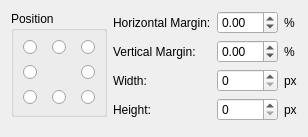
<?xml version="1.0" encoding="UTF-8"?>
<ui version="4.0">
 <class>ImageSettingWidget</class>
 <widget class="QWidget" name="ImageSettingWidget">
  <property name="geometry">
   <rect>
    <x>0</x>
    <y>0</y>
    <width>288</width>
    <height>131</height>
   </rect>
  </property>
  <property name="windowTitle">
   <string>Form</string>
  </property>
  <layout class="QHBoxLayout" name="horizontalLayout" stretch="0,1">
   <item>
    <layout class="QVBoxLayout" name="verticalLayout">
     <item>
      <widget class="QGroupBox" name="positionGroupBox">
       <property name="title">
        <string>Position</string>
       </property>
       <layout class="QGridLayout" name="gridLayout">
        <property name="horizontalSpacing">
         <number>15</number>
        </property>
        <property name="verticalSpacing">
         <number>10</number>
        </property>
        <item row="0" column="0">
         <widget class="QRadioButton" name="topLeftRadioButton">
          <property name="text">
           <string/>
          </property>
         </widget>
        </item>
        <item row="0" column="1">
         <widget class="QRadioButton" name="topRadioButton">
          <property name="text">
           <string/>
          </property>
         </widget>
        </item>
        <item row="0" column="2">
         <widget class="QRadioButton" name="topRightRadioButton">
          <property name="text">
           <string/>
          </property>
         </widget>
        </item>
        <item row="1" column="0">
         <widget class="QRadioButton" name="leftRadioButton">
          <property name="text">
           <string/>
          </property>
         </widget>
        </item>
        <item row="1" column="2">
         <widget class="QRadioButton" name="rightRadioButton">
          <property name="text">
           <string/>
          </property>
         </widget>
        </item>
        <item row="2" column="0">
         <widget class="QRadioButton" name="bottomLeftRadioButton">
          <property name="text">
           <string/>
          </property>
         </widget>
        </item>
        <item row="2" column="1">
         <widget class="QRadioButton" name="bottomRadioButton">
          <property name="text">
           <string/>
          </property>
         </widget>
        </item>
        <item row="2" column="2">
         <widget class="QRadioButton" name="bottomRightRadioButton">
          <property name="text">
           <string/>
          </property>
         </widget>
        </item>
       </layout>
      </widget>
     </item>
     <item>
      <spacer name="verticalSpacer_2">
       <property name="orientation">
        <enum>Qt::Vertical</enum>
       </property>
       <property name="sizeType">
        <enum>QSizePolicy::MinimumExpanding</enum>
       </property>
       <property name="sizeHint" stdset="0">
        <size>
         <width>20</width>
         <height>0</height>
        </size>
       </property>
      </spacer>
     </item>
    </layout>
   </item>
   <item>
    <layout class="QVBoxLayout" name="verticalLayout_2">
     <item>
      <layout class="QGridLayout" name="gridLayout_2">
       <item row="0" column="0">
        <widget class="QLabel" name="horizontalMarginLabel">
         <property name="text">
          <string>Horizontal Margin:</string>
         </property>
        </widget>
       </item>
       <item row="0" column="1">
        <widget class="QDoubleSpinBox" name="horizontalMarginSpinBox">
         <property name="minimum">
          <double>-99.989999999999995</double>
         </property>
        </widget>
       </item>
       <item row="0" column="2">
        <widget class="QLabel" name="horizontalMarginUnitLabel">
         <property name="text">
          <string>%</string>
         </property>
        </widget>
       </item>
       <item row="1" column="0">
        <widget class="QLabel" name="verticalMarginLabel">
         <property name="text">
          <string>Vertical Margin:</string>
         </property>
        </widget>
       </item>
       <item row="1" column="1">
        <widget class="QDoubleSpinBox" name="verticalMarginSpinBox">
         <property name="minimum">
          <double>-99.989999999999995</double>
         </property>
        </widget>
       </item>
       <item row="1" column="2">
        <widget class="QLabel" name="verticalMarginUnitLabel">
         <property name="text">
          <string>%</string>
         </property>
        </widget>
       </item>
       <item row="2" column="0">
        <widget class="QLabel" name="widthLabel">
         <property name="text">
          <string>Width:</string>
         </property>
        </widget>
       </item>
       <item row="2" column="1">
        <widget class="QSpinBox" name="widthSpinBox">
         <property name="maximum">
          <number>9999</number>
         </property>
        </widget>
       </item>
       <item row="2" column="2">
        <widget class="QLabel" name="widthUnitLabel">
         <property name="text">
          <string>px</string>
         </property>
        </widget>
       </item>
       <item row="3" column="0">
        <widget class="QLabel" name="heightLabel">
         <property name="text">
          <string>Height:</string>
         </property>
        </widget>
       </item>
       <item row="3" column="1">
        <widget class="QSpinBox" name="heightSpinBox">
         <property name="maximum">
          <number>9999</number>
         </property>
        </widget>
       </item>
       <item row="3" column="2">
        <widget class="QLabel" name="heightUnitLabel">
         <property name="text">
          <string>px</string>
         </property>
        </widget>
       </item>
      </layout>
     </item>
     <item>
      <spacer name="verticalSpacer">
       <property name="orientation">
        <enum>Qt::Vertical</enum>
       </property>
       <property name="sizeType">
        <enum>QSizePolicy::Minimum</enum>
       </property>
       <property name="sizeHint" stdset="0">
        <size>
         <width>20</width>
         <height>5</height>
        </size>
       </property>
      </spacer>
     </item>
    </layout>
   </item>
  </layout>
 </widget>
 <resources/>
 <connections/>
</ui>
